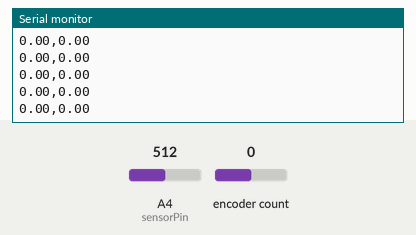
A sketch run on a simulated Arduino Uno, built with avr-gcc and run on an emulated ATmega328P. Shown: the last lines printed to the serial monitor. The test bench sets the inputs (shaded band); at power-on: A4 (sensorPin) = 512, encoder count 0.

Above: at 2.7 s.
2.8 s: A4 (sensorPin) set to 716
At 2.88 s:
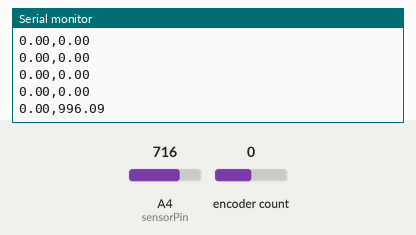
4.3 s: A4 (sensorPin) set to 734
At 4.32 s:
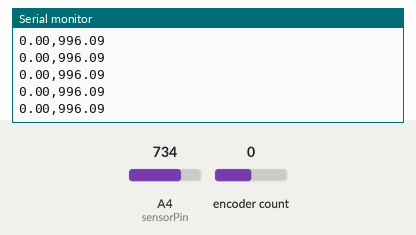
Timing chart, 0 to 7.3 s (numbered marks = the images above; inputs shaded):
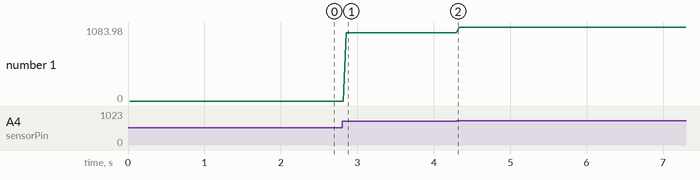

Measured:
- after the input at 2.8 s, the serial monitor: prints a new line after 0.05 s (image 1)
- plotted number 1: 0 → 996.09 after the input at 2.8 s, 996.09 → 1083.98 after the input at 4.3 s

The sketch:

space_invader_arduino.ino
```cpp
//read encoder
#include <Encoder.h>

Encoder encoder(0, 1);
double currentAngle = 0;
double currentPressure = 0;
float desiredAngle = 0.0;

int sensorPin = A4;
int sensorValue = 0;
float Vout=0;
float currentPressyre=0;
int offset=0;

void setup() {
  encoder.write(0); //zero out encoder
  Serial.begin(115200); //9600?
  //pressure sensor setup
    int i=0;
    int sum=0;
    offset=0;
    for(i=0;i<10;i++)
    {
         sensorValue = analogRead(sensorPin)-512;
         sum+=sensorValue;
    }
    offset=sum/10.0;
}

void loop() {
  updateCurrentAngle();

  //readSerial();


  updateCurrentPressure();
  Serial.print((float)currentAngle, 2);
  Serial.print(",");
  Serial.println((float)currentPressure, 2);
  delay(20);
}

void updateCurrentAngle() {
  int pos = encoder.read();
  currentAngle = (-270.0/2875.0) * pos; //max angle range divided by raw encoder range
  //Serial.print("current angle: ");
  //Serial.println((float)currentAngle, 2);

}

void updateCurrentPressure() {

    //Serial.println("Ok");
    //while(1)
    //{
       sensorValue = analogRead(sensorPin)-offset;
       Vout=(5*sensorValue)/1024.0;
       currentPressure=(Vout-2.5) * 1000;
       //delay(1000);
    //}
    //Serial.print("pressure val: ");
    //Serial.println((float)currentPressure, 2);
    delay(20);

}

void readSerial() {
  String incoming;
  if (Serial.available() > 0) {
    incoming = Serial.readStringUntil('\n');
    desiredAngle = incoming.toFloat();
    //Serial.println(incoming.toFloat(), 2);
  }
}
```
